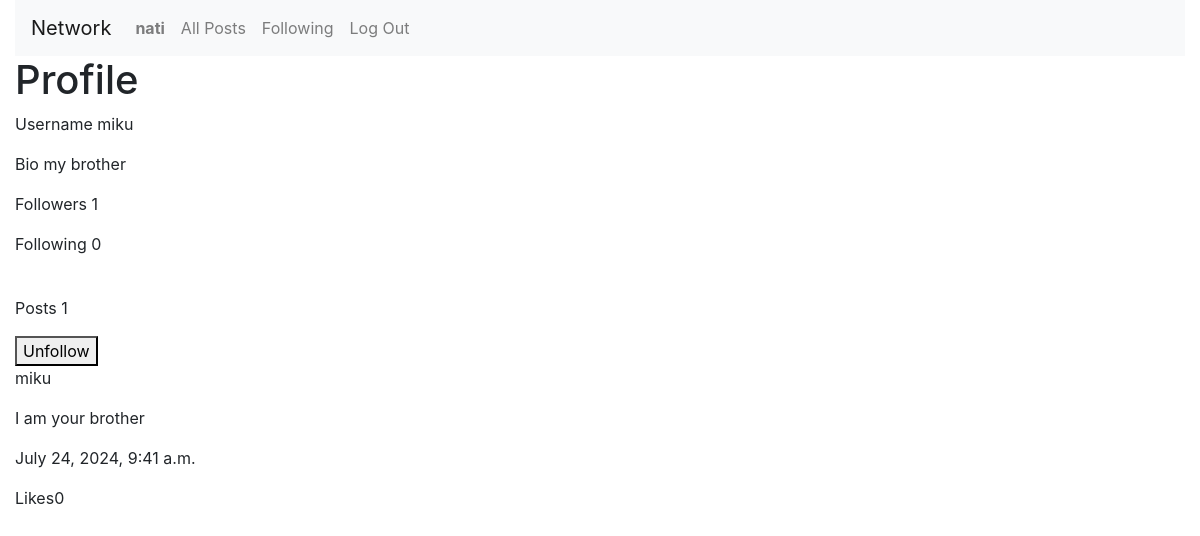
Screenshot of /profile_view/miku (signed in) with the database file from the repository.
### network/models.py (models this page shows)
class User(AbstractUser):
    pass

class Profile(models.Model):
    user = models.ForeignKey(User, on_delete=models.CASCADE, related_name="profile")
    bio = models.TextField(blank=True)
    image_link = models.URLField(blank=True, max_length=600)
    profileSet = models.BooleanField(default=False)

class Publish(models.Model):
    user = models.ForeignKey(User, on_delete=models.CASCADE, related_name="userPublish")
    content = models.TextField()
    time = models.DateTimeField(auto_now_add=True)
    likes = models.IntegerField(default=0)

### network/views.py (the view)
# urls.py: path("profile_view/<str:username>",views.profile_view,name="profile_view"),
@csrf_exempt
def profile_view(request,username):
    followerpersons = []
    user = User.objects.get(username=username)
    username = user.username
    profile = Profile.objects.get(user=user)
    bio = profile.bio
    image_link = profile.image_link
    followers = Followers.objects.filter(user=user).count()
    for follower in Followers.objects.filter(user = user):
        followerpersons.append(follower.follower.username)
    following = Following.objects.filter(user=user).count()
    if request.user.username.strip().lower() in (name.strip().lower() for name in followerpersons):
        followed = True
    else:
        followed = False
    postNumber = Publish.objects.filter(user = user).count()
    publishes = Publish.objects.filter(user = user).order_by('-time')
    return render(request, "network/profileview.html",{
        'followed':followed,
        'username':username,
        'bio':bio,
        'image_link':image_link,
        'profile':profile,
        'followers':followers,
        'following':following,
        'postNumber':postNumber,
        'publishes':publishes
    })

### network/templates/network/profileview.html (shortened to what this page needs)
{% extends "network/layout.html" %}
{% load static %}
{% block body %}
    <h1>
        Profile
    </h1>
    <div class="profile">
       <p>Username {{username}}</p>
         <p>Bio {{bio}}</p>
            <p id = "followers">Followers {{followers}}</p>
            <p id = "following">Following {{following}}</p>
            <p>Posts {{postNumber}}</p>
            {% if request.user.is_authenticated and request.user.username != username %}
            {% if followed %}
                <button id = "unfollow" data-user = {{username}}>Unfollow</button>
            {%else%}
                <button id = "follow" data-user = {{username}}>Follow</button>
            {%endif%}
            {% endif %}
    </div>
    {% for publish in publishes %}
        <div class="published">
            <p  class = "postuser">{{publish.user}}</p>
            <p class = "content">{{publish.content}}</p>
            <p class = "time">{{publish.time}}</p>
            <p class ="like">Likes{{publish.likes}}</p>
        </div>
        {%empty%}
        <h1>No posts</h1>
    {% endfor %}
{% endblock %}

### network/templates/network/layout.html (shortened to what this page needs)
{% load static %}
<!DOCTYPE html>
<html lang="en">
    <head>
        <link rel="stylesheet" href="https://stackpath.bootstrapcdn.com/bootstrap/4.4.1/css/bootstrap.min.css">
        <link href="{% static 'network/styles.css' %}" rel="stylesheet">
    </head>
    <body>
        <div class="container-fluid">
            <nav class="navbar navbar-expand-lg navbar-light bg-light">
                <a class="navbar-brand" href="#">Network</a>
                <div>
                  <ul class="navbar-nav mr-auto">
                    {% if user.is_authenticated %}
                        <li class="nav-item">
                            <a class="nav-link" href="#"><strong>{{ user.username }}</strong></a>
                        </li>
                    {% endif %}
                    <li class="nav-item">
                      <a class="nav-link" href="{% url 'index' %}">All Posts</a>
                    </li>
                    {% if user.is_authenticated %}
                        <li class="nav-item">
                            <a class="nav-link" href="#" id = "followingPage">Following</a>
                        </li>
                        <li class="nav-item">
                            <a class="nav-link" href="{% url 'logout' %}">Log Out</a>
                        </li>
                    {% endif %}
                  </ul>
                </div>
              </nav>
              <div class="body">
                {% block body %}
                {% endblock %}
            </div>
        </div>
    </body>
</html>

### rows the page displays
User: username "nati"
User: username "miku"
Profile: bio "my brother"
Publish: user "miku", content "I am your brother", time "July 24, 2024, 9:41 a.m.", likes "0"

### other values shown
{{ followers }} "1"
{{ following }} "0"
{{ postNumber }} "1"
